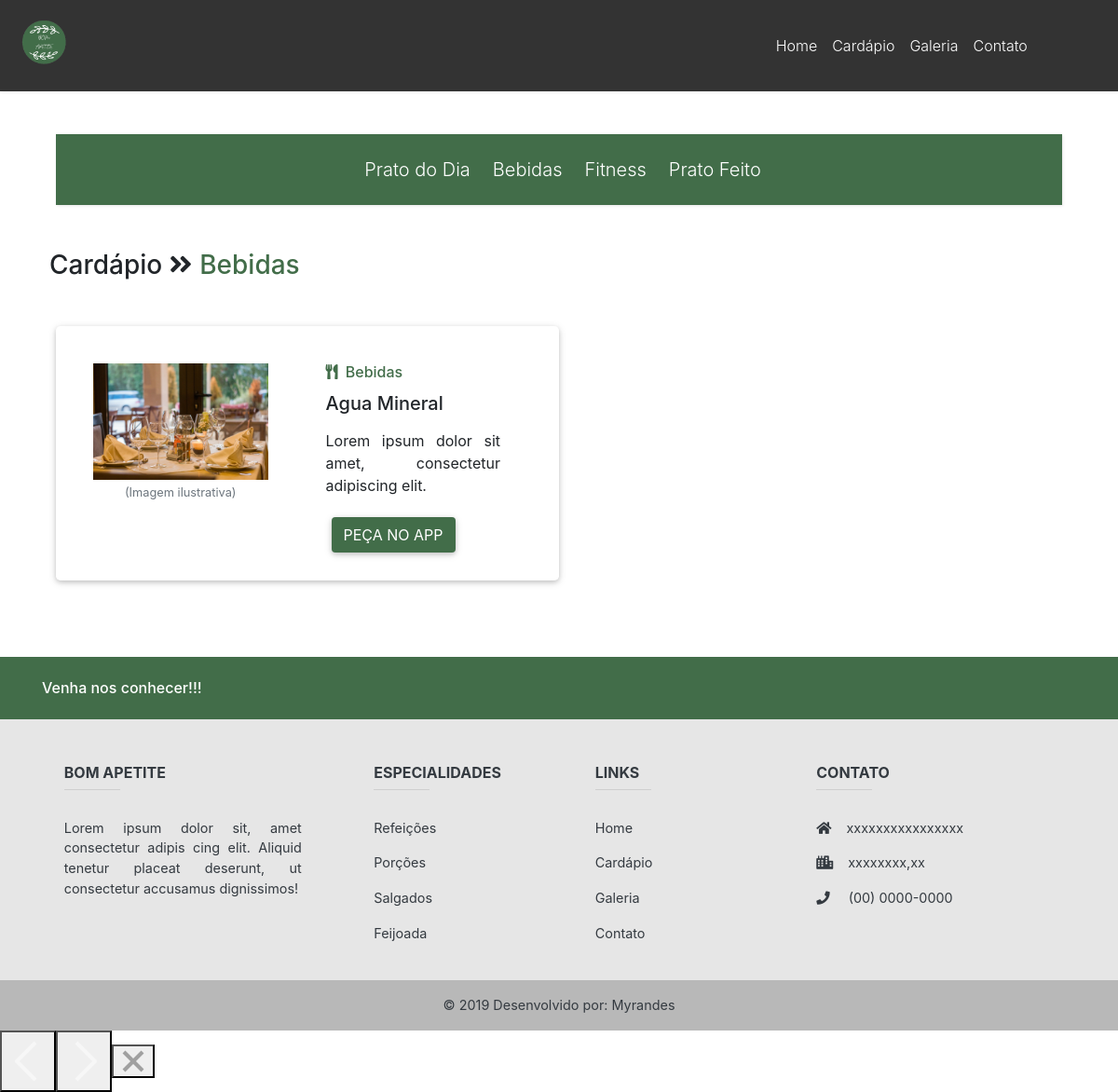
/index.php/categoria/detalhe/7, run on the app's committed database.
### tables this page shows
CREATE TABLE `categoria` (
  `id` int(11) NOT NULL,
  `nome_categoria` varchar(100) NOT NULL,
  `data_categoria` timestamp NOT NULL DEFAULT current_timestamp()
);

CREATE TABLE `cardapio` (
  `id` int(11) NOT NULL,
  `foto` varchar(100) NOT NULL,
  `nome` varchar(100) NOT NULL,
  `categoria` int(11) NOT NULL,
  `descricao` text NOT NULL,
  `preco` char(100) NOT NULL
);

### application/controllers/Categoria.php (called while the page is built, shortened)
<?php
class Categoria extends MY_Controller{
    function __construct(){
        $this->load->model('CategoriaModel', 'model');
    }
    public function detalhe($id_categoria){
        $html = $this->load->view('home/navbar', null, true);
        $cat['categoria'] = $this->model->lista_categoria();
        $html .= $this->load->view('prato/categoria/lista', $cat, true);
        $data['nome_categoria'] = $this->model->nome_categoria($id_categoria);
        $data['produto'] = $this->model->lista_cardapio($id_categoria);
        $html .= $this->load->view('home/inicial/modal_adm', null, true);
        $html .= $this->load->view('prato/categoria/detalhe', $data, true);
        $html .= $this->load->view('home/rodape', null, true);
        $this->show($html);
    }
}

### index.php (called while the page is built, shortened)
<?php
require_once BASEPATH.'core/CodeIgniter.php';

### application/libraries/util/CI_Object.php (called while the page is built, shortened)
<?php
 class CI_Object {
        public function __get($key) {
            return get_instance()->$key;
        }
    }

### application/libraries/Tipo.php (called while the page is built, shortened)
<?php
class Tipo extends CI_Object {
   public function get_all() {
       $rs = $this->db->get('categoria');
       return $rs->result_array();
    }
    public function lista_cardapio($id_categoria) {
        $sql = 'SELECT * FROM `cardapio`, categoria WHERE
         categoria.id = cardapio.categoria AND  cardapio.categoria='.$id_categoria;
        $rs = $this->db->query($sql);
        return $rs->result_array();
     }
}

### application/models/CategoriaModel.php (the view, shortened to what this page needs)
<?php
include_once APPPATH . 'libraries/Tipo.php';
class CategoriaModel extends CI_Model{
  public function lista_categoria(){
    $html = '';
    $tipo = new Tipo();
    $v = $tipo->get_all();
    foreach ($v as $categoria) {
      $html .= $this->tipo_display($categoria);
    }
    return $html;
  }
  private function tipo_display($categoria){
    $html = '
        <li class="nav-item ml-2">
          <a class="nav-link lead"  href="' . base_url('index.php/categoria/detalhe/' . $categoria['id']) . '"
           >' . $categoria['nome_categoria'] . '</a>
        </li>
        ';
    return $html;
  }
  public function lista_cardapio($id_categoria){
    $html = '';
    $tipo = new Tipo();
    $lista = $tipo->lista_cardapio($id_categoria);
    foreach ($lista as $produtos) {
      $html .= $this->produto_display($produtos);
    }
    return $html;
  }
  private function produto_display($produtos){
    $html = '
      <div class="jumbotron text-center white col-md-6 p-4">
        <div class="row">
          <div class="col-md-5 offset-md-1 mx-3 my-3">
            <div class="view overlay">
              <img src="'.base_url('uploads/prato/'.$produtos['foto']).'" class="img-fluid" alt="'.$produtos['nome'].'">
              <p class="mt-0 text-secondary"><small>(Imagem ilustrativa)</small></p>
              <a>
                <div class="mask rgba-white-slight"></div>
              </a>
            </div>
          </div>
          <div class="col-md-5 text-md-left ml-3 mt-3">
            <a href="" class="texto-vermelho">
              <h6 class="h6 pb-1"><i class="fas fa-utensils pr-1"></i> ' . $produtos['nome_categoria'] . '</h6>
            </a>
            <h5 class="h5 mb-3">' . $produtos['nome'] . '</h4>
            <p class="font-weight-normal text-justify">' . $produtos['descricao'] . '</p>
            <a class="btn darken-4 text-white" style="background-color: #426D49" target="_blank"
            href="">
            Peça no APP</a>
         </div>
        </div>
      </div>';
    return $html;
  }
}

### application/views/home/navbar.php (shortened to what this page needs)
<nav class="navbar navbar-expand-lg navbar-dark  fixed-top" style="background: rgba(0,0,0,0.8);">
    <a class="navbar-brand ml-2" data-toggle="modal" data-target="#modalLoginForm">
        <img src="<?= base_url('img/logotipo1.png') ?>" alt="logo" width="60">
    </a>
    <div class="collapse navbar-collapse " id="navbarNav">
        <ul id="nav" class="navbar-nav">
            <li class="nav-item">
                <a href="<?= base_url('index.php') ?>" class="nav-link">Home</a>
            </li>
            <li class="nav-item">
                <a href="<?= base_url('index.php/categoria/') ?>" class="nav-link">Cardápio</a>
            </li>
            <li class="nav-item">
                <a href="<?= base_url('index.php/home/galeria') ?>" class="nav-link">Galeria</a>
            </li>
            <li class="nav-item">
                <a href="<?= base_url('index.php/contato') ?>" class="nav-link">Contato</a>
            </li>
        </ul>
    </div>
</nav>

### application/views/prato/categoria/lista.php (shortened to what this page needs)
<div class="container mt-5 pt-5">
    <div class="col-md-12 mx-auto">
        <nav class="navbar navbar-expand-lg navbar-dark darken-3 my-5" style="background-color: #426D49">
            <div class="collapse navbar-collapse  " id="navbar">
                <ul class="nav navbar-nav mx-auto " id="link">
                    <?= $categoria ?>
                </ul>
            </div>
        </nav>
    </div>
</div>

### application/views/prato/categoria/detalhe.php
<div class="container ">
    <div class="ml-2">
        <b class="h3">Cardápio <i class="fas fa-angle-double-right"></i></b><b class="ml-2 h3 texto-vermelho"><?= $nome_categoria ?></b>
    </div>
    <div class="row my-5 container mx-auto ">
        <?= $produto ?>
    </div>
</div>

### application/views/home/rodape.php (shortened to what this page needs)
<footer class="page-footer font-small  text-dark"  style="background-color: #E6E6E6">
  <div style="background-color: #426D49;">
    <div class="container">
      <div class="row py-4 d-flex align-items-center">
        <div class="col-md-6 col-lg-5 text-center text-md-left mb-4 mb-md-0">
          <h6 class="mb-0 text-white">Venha nos conhecer!!!</h6>
        </div>
      </div>
    </div>
  </div>
  <div class="container text-center text-md-left mt-5">
    <div class="row mt-3">
      <div class="col-md-3 col-lg-4 col-xl-3 mx-auto mb-4">
        <h6 class="text-uppercase font-weight-bold">BOM APETITE</h6>
        <hr class="dark-color-dark accent-2 mb-4 mt-0 d-inline-block mx-auto" style="width: 60px;">
        <p class="text-justify ">Lorem ipsum dolor sit, amet consectetur adipis
          cing elit. Aliquid tenetur placeat deserunt, ut consectetur accusamus dignissimos!
        </p>
      </div>
      <div class="col-md-2 col-lg-2 col-xl-2 mx-auto mb-4">
        <h6 class="text-uppercase font-weight-bold">Especialidades</h6>
        <hr class="dark-color-dark accent-2 mb-4 mt-0 d-inline-block mx-auto" style="width: 60px;">
        <p>
          <a  class="text-dark" href="<?= base_url('index.php/categoria/') ?>">Refeições</a>
        </p>
        <p>
          <a  class="text-dark" href="<?= base_url('index.php/categoria/') ?>">Porções</a>
        </p>
        <p>
          <a class="text-dark"  href="<?= base_url('index.php/categoria/') ?>">Salgados</a>
        </p>
        <p>
          <a class="text-dark" href="<?= base_url('index.php/categoria/') ?>">Feijoada</a>
        </p>
      </div>
      <div class="col-md-3 col-lg-2 col-xl-2 mx-auto mb-4">
        <h6 class="text-uppercase font-weight-bold">LINKS</h6>
        <hr class="dark-color-dark accent-2 mb-4 mt-0 d-inline-block mx-auto" style="width: 60px;">
        <p>
          <a class="text-dark" href="<?= base_url("index.php") ?>">Home</a>
        </p>
        <p>
          <a class="text-dark" href="<?= base_url("index.php/categoria/") ?>">Cardápio</a>
        </p>
        <p>
          <a class="text-dark" href="<?= base_url("index.php/home/galeria") ?>">Galeria</a>
        </p>
        <p>
          <a class="text-dark" href="<?= base_url("index.php/contato") ?>">Contato</a>
        </p>
      </div>
      <div class="col-md-4 col-lg-3 col-xl-3 mx-auto mb-md-0 mb-4">
        <h6 class="text-uppercase font-weight-bold">Contato</h6>
        <hr class="dark-color-dark accent-2 mb-4 mt-0 d-inline-block mx-auto" style="width: 60px;">
        <p>
          <i class="fas fa-home mr-3"></i>xxxxxxxxxxxxxxxx</p>
        <p>
          <i class="fas fa-city mr-3"></i>xxxxxxxx,xx</p>
        <p>
          <i class="fas fa-phone mr-3"></i><a class="text-dark" href=""> (00) 0000-0000</a></p>
      </div>
    </div>
  </div>
  <div class="footer-copyright text-center py-3 text-dark">© 2019 Desenvolvido por:
    <a class="text-dark" href=""> Myrandes</a>
  </div>
</footer>

### application/views/common/header.php (shortened to what this page needs)
<!DOCTYPE html>
<html>
<head>
  <link rel="stylesheet" href="https://use.fontawesome.com/releases/v5.8.2/css/all.css">
  <link href="<?= base_url('assets/mdb/font/beyond_the_mountains-webfont.css') ?>" rel="stylesheet">
  <link href="<?= base_url('assets/mdb/css/mdb.min.css') ?>" rel="stylesheet">
  <link href="<?= base_url('assets/mdb/css/sb-admin.css') ?>" rel="stylesheet">
  <link href="<?= base_url('assets/mdb/css/bootstrap.min.css') ?>" rel="stylesheet">
  <link href="<?= base_url('assets/mdb/css/dataTables.bootstrap4.css') ?>" rel="stylesheet">
  <link href="<?= base_url('assets/mdb/css/style.css') ?>" rel="stylesheet">
  <link href="<?= base_url('assets/mdb/css/nav.admin.css') ?>" rel="stylesheet">
  <link href="<?= base_url('assets/mdb/css/galeria.css') ?>" rel="stylesheet">
  <link rel="stylesheet" href="https://cdnjs.cloudflare.com/ajax/libs/baguettebox.js/1.8.1/baguetteBox.min.css">
  <link rel="stylesheet" href="<?php echo base_url(); ?>assets/js/jquery-ui/css/smoothness/jquery-ui-1.9.2.custom.css" />
</head>
<body>

### application/views/common/footer.php (shortened to what this page needs)
</body>
</html>

### application/core/MY_Controller.php (shortened to what this page needs)
<?php
class MY_Controller extends CI_Controller {
    function show($html) {
        $aux = $this->load->view('common/header', null, true);
        $aux .= $html;
        $aux .= $this->load->view('common/footer', null, true);
        echo $aux;
    }
}

### assets/mdb/css/style.css (style rules this page uses)
.texto-vermelho { color: #426D49; }

### assets/mdb/css/nav.admin.css (style rules this page uses)
a,a:hover,a:focus { color: inherit; text-decoration: none; transition: all 0.3s; }
.navbar { padding: 15px 10px; background: #fff; border: none; border-radius: 0; margin-bottom: 40px; box-shadow: 1px 1px 3px rgba(0, 0, 0, 0.1); }
footer { margin-top: 50px; background: #f5f5f5; }

### data on the page
categoria: nome_categoria "Prato do Dia"
categoria: nome_categoria "Bebidas"
categoria: nome_categoria "Fitness"
categoria: nome_categoria "Prato Feito"
cardapio: foto (picture), categoria.nome_categoria "Bebidas", nome "Agua Mineral", descricao "Lorem ipsum dolor sit amet, consectetur adipiscing elit."

### other printed values
$nome_categoria "Bebidas"
